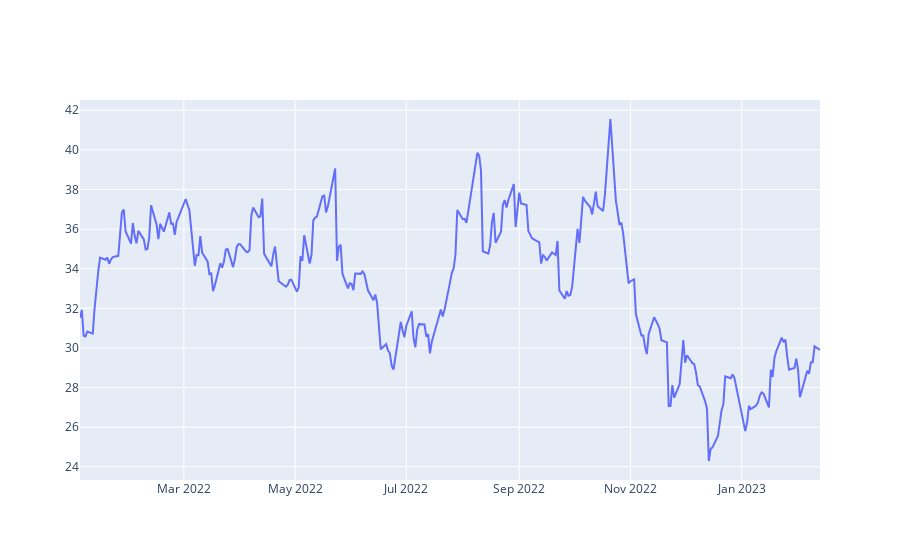

The cell this chart's notebook holds for it:
### Code cell
ticker ="PETR3.SA"

df = yf.download(ticker)

df = df["2022":]


fig = go.Figure()

fig.add_trace(
    go.Scatter(
        name="Ação",
        x=df.index,
        y=df["Close"],
        line=dict(color='blue', width=1))
)

### Figure 1 — Plotly figure (JSON) as saved in the notebook; plotly's stock layout.template omitted (floating-point values rounded to 4 significant figures; data arrays with more than 128 entries replaced by an {"elided": "..."} marker saying what was removed)
{"data": [{"name": "Ação", "type": "scatter", "x": {"elided": "281 str values"}, "y": {"elided": "281 float values"}}], "layout": {}}
